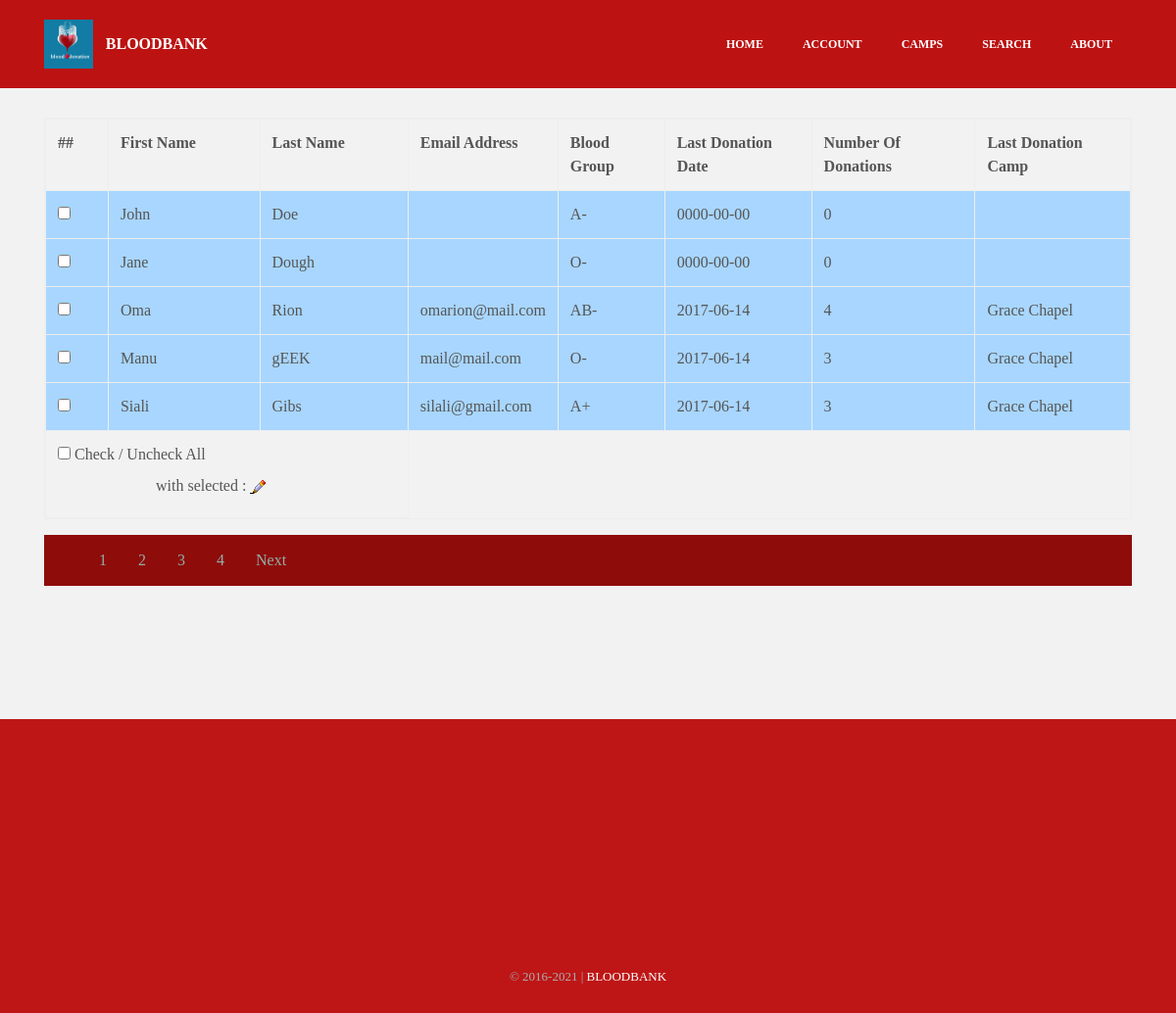
The page /doctor/viewusers.php on the database as committed earlier.
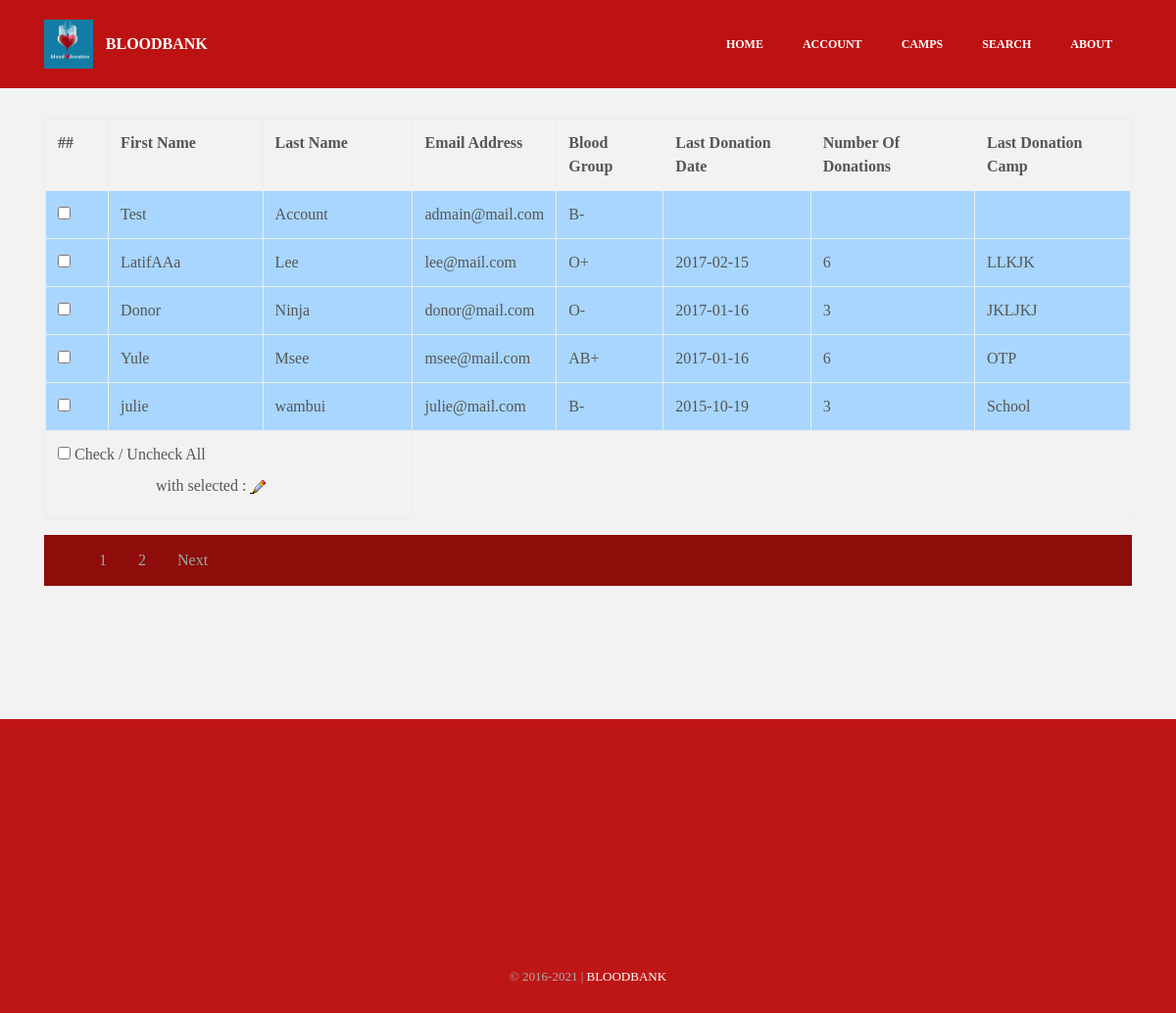
The same page on the database as committed later.
### tables this page shows
CREATE TABLE `donarregister` (
  `id` int(100) NOT NULL,
  `fname` varchar(30) NOT NULL,
  `lname` varchar(30) NOT NULL,
  `gender` varchar(10) NOT NULL,
  `b_id` varchar(5) NOT NULL,
  `ppic` varchar(1000) DEFAULT NULL,
  `day` int(10) NOT NULL,
  `month` varchar(30) NOT NULL,
  `year` int(5) NOT NULL,
  `county` varchar(30) NOT NULL,
  `mobile` varchar(12) NOT NULL,
  `email` varchar(100) NOT NULL,
  `password` varchar(500) NOT NULL,
  `last_donation_date` date DEFAULT NULL,
  `last_donation_camp` varchar(30) DEFAULT NULL,
  `number_of_donations` int(10) DEFAULT NULL
);

### doctor/viewusers.php (the view, shortened to what the changed rows need)
<?php
include_once 'db.php';
?>
<?php
$start=0;
$limit=5;
$t=mysqli_query($MySQLi_CON,"select * from donarregister ORDER BY id DESC");
$total=mysqli_num_rows($t);
$page=ceil($total/$limit);
$query=mysqli_query($MySQLi_CON,"select * from donarregister ORDER BY id DESC limit $start,$limit");
?>
<!DOCTYPE html>
<html>
<head>
  <link rel="stylesheet" href="../assets/css/material.css">
  <link rel="stylesheet" href="../assets/css/tether.min.css">
  <link rel="stylesheet" href="../assets/css/bootstrap.min.css">
  <link rel="stylesheet" href="../assets/css/socicon.min.css">
  <link rel="stylesheet" href="../assets/css/animate.min.css">
  <link rel="stylesheet" href="../assets/dropdown/css/style.css">
  <link rel="stylesheet" href="../assets/css/style.css">
  <link rel="stylesheet" href="../assets/css/add.css" type="text/css">
</head>
<body>
<section class="mbr-section mbr-after-navbar" id="msg-box3-v" style="background-color: rgb(242, 242, 242); padding-top: 120px; padding-bottom: 120px;">
<div class="container">
<form method="post" name="frm">
<table class='table table-bordered table-responsive'>
<tr>
<th>##</th>
<th>First Name</th>
<th>Last Name</th>
<th>Email Address</th>
<th>Blood Group</th>
<th>Last Donation Date</th>
<th>Number Of Donations</th>
<th>Last Donation Camp</th>
</tr>
<?php
	$res = $MySQLi_CON->query("SELECT * FROM donarregister ORDER BY id DESC");
$count = $res->num_rows;
	if($count > 0)
        if($count > 0) {
            while ($ft = mysqli_fetch_array($query)) {
                ?>
                <tr class="bg-table">
                    <td><input type="checkbox" name="chk[]" class="chk-box" value="<?= $ft['0'] ?>"/></td>
                    <td><?= $ft['1'] ?></td>
                    <td><?= $ft['2'] ?></td>
                    <td><?= $ft['11'] ?></td>
                    <td><?= $ft['4'] ?></td>
                    <td><?= $ft['13'] ?></td>
                    <td><?= $ft['15'] ?></td>
                    <td><?= $ft['14'] ?></td>
                </tr>
                <?php
            }
        }
        else
        {
            ?>
            <tr>
                <td colspan="3"> No Records Found ...</td>
            </tr>
            <?php
        }
?>
</table>
    <ul style="list-style-type: none; overflow: hidden; background-color: #8e0c0a">
        <?php
        for($i=1;$i <= $page;$i++){
            ?>
            <li style="float: left;"><a href="?id=<?php echo $i ?>" style="display: block; color: #94ada8; text-align: center; padding: 14px 16px;"><?php echo $i;?></a></li>
            <?php
        }
        ?>
    </ul>
</form>
</div>
</section>
  </body>
</html>

Rows that differ between the two databases and show on the page:
removed donarregister: fname "John", lname "Doe", b "A-", last_donation_date "0000-00-00", number_of_donations "0"
removed donarregister: fname "Jane", lname "Dough", b "O-", last_donation_date "0000-00-00", number_of_donations "0"
removed donarregister: fname "Oma", lname "Rion", email "omarion@mail.com", b "AB-", last_donation_date "2017-06-14", number_of_donations "4", last_donation_camp "Grace Chapel"
removed donarregister: fname "Manu", lname "gEEK", email "mail@mail.com", b "O-", last_donation_date "2017-06-14", number_of_donations "3", last_donation_camp "Grace Chapel"
removed donarregister: fname "Siali", lname "Gibs", email "silali@gmail.com", b "A+", last_donation_date "2017-06-14", number_of_donations "3", last_donation_camp "Grace Chapel"
added donarregister: fname "Test", lname "Account", email "admain@mail.com", b "B-"
now on this page (row edited): donarregister: fname "LatifAAa", lname "Lee", email "lee@mail.com", b "O+", last_donation_date "2017-02-15", number_of_donations "6", last_donation_camp "LLKJK"
now on this page (row edited): donarregister: fname "Donor", lname "Ninja", email "donor@mail.com", b "O-", last_donation_date "2017-01-16", number_of_donations "3", last_donation_camp "JKLJKJ"
now on this page (row edited): donarregister: fname "Yule", lname "Msee", email "msee@mail.com", b "AB+", last_donation_date "2017-01-16", number_of_donations "6", last_donation_camp "OTP"
now on this page (row edited): donarregister: fname "julie", lname "wambui", email "julie@mail.com", b "B-", last_donation_date "2015-10-19", number_of_donations "3", last_donation_camp "School"
Other text that changed with them:
list line gone: "3"
list line gone: "4"
